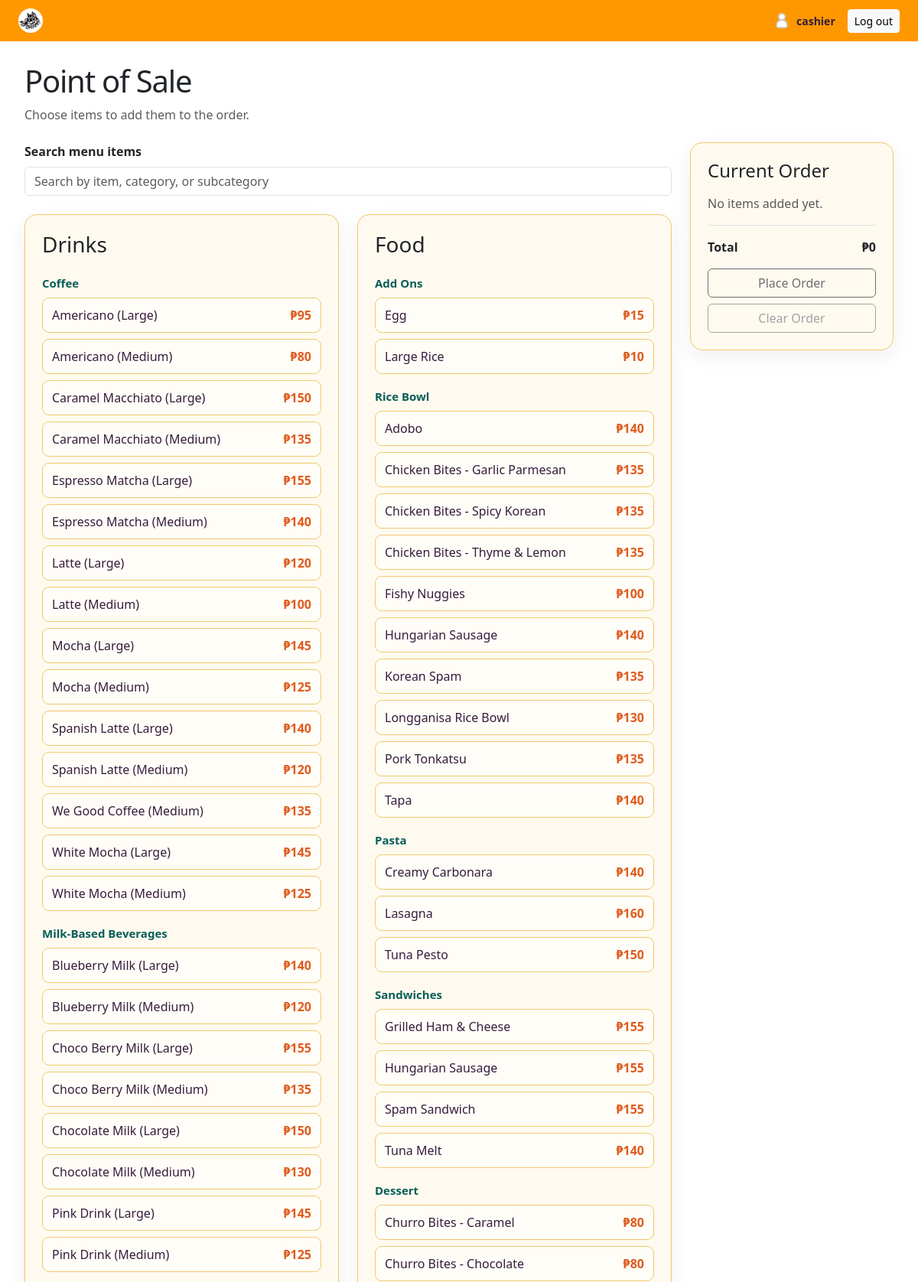
The page /pos/index.php (signed in, upper part) on the database its author committed.
### tables this page shows
CREATE TABLE `menu_items` (
  `id` int(11) NOT NULL,
  `name` varchar(100) NOT NULL,
  `price` int(11) NOT NULL,
  `category` enum('Drinks','Food') NOT NULL,
  `sub_category` enum('Coffee','Milk-Based Beverages','Matcha Series','Ice-Blended / Frappe','Hot Drinks','Fruit Sodas','Refreshers','Add Ons','Rice Bowl','Pasta','Sandwiches','Dessert','Snacks') NOT NULL
);

### pos/menu.php (the view, shortened to what this page needs)
<?php
function pos_load_menu(mysqli $conn): array
{
    $categories = ['Drinks' => [], 'Food' => []];
    $error = '';
    try {
        $result = $conn->query('SELECT id, name, price, category, sub_category FROM menu_items ORDER BY category, sub_category, name, id');
        while ($item = $result->fetch_assoc()) {
            if (isset($categories[$item['category']])) {
                $categories[$item['category']][$item['sub_category']][] = $item;
            }
        }
    } catch (mysqli_sql_exception $exception) {
        error_log($exception->getMessage());
        $error = 'Unable to load the menu. Please try again.';
    }
    return ['categories' => $categories, 'error' => $error];
}
function pos_render_menu(array $categories): void
{
?>
<div class="col-12 col-xl-9">
    <div class="mb-4">
        <label class="form-label fw-semibold" for="menuSearch">Search menu items</label>
        <input
            class="form-control"
            type="search"
            id="menuSearch"
            placeholder="Search by item, category, or subcategory"
            autocomplete="off"
        >
    </div>
    <div class="row g-4">
        <?php foreach (['Drinks', 'Food'] as $category): ?>
            <div class="col-12 col-md-6 pos-category-column">
                <section class="pos-panel pos-category" aria-labelledby="<?= strtolower($category) ?>Heading">
                    <h2 class="h3 mb-4" id="<?= strtolower($category) ?>Heading"><?= htmlspecialchars($category, ENT_QUOTES, 'UTF-8') ?></h2>
                    <?php if ($categories[$category] === []): ?>
                        <p class="text-muted mb-0">No <?= htmlspecialchars(strtolower($category), ENT_QUOTES, 'UTF-8') ?> available.</p>
                    <?php else: ?>
                        <?php foreach ($categories[$category] as $subCategory => $items): ?>
                            <section class="pos-subcategory" aria-label="<?= htmlspecialchars($subCategory, ENT_QUOTES, 'UTF-8') ?>">
                                <h3 class="pos-subcategory-title"><?= htmlspecialchars($subCategory, ENT_QUOTES, 'UTF-8') ?></h3>
                                <?php foreach ($items as $item): ?>
                                    <button
                                        class="pos-item"
                                        type="button"
                                        data-item-id="<?= (int) $item['id'] ?>"
                                        data-item-name="<?= htmlspecialchars($item['name'], ENT_QUOTES, 'UTF-8') ?>"
                                        data-item-price="<?= (int) $item['price'] ?>"
                                        data-search-text="<?= htmlspecialchars($category . ' ' . $subCategory . ' ' . $item['name'], ENT_QUOTES, 'UTF-8') ?>"
                                    >
                                        <span><?= htmlspecialchars($item['name'], ENT_QUOTES, 'UTF-8') ?></span>
                                        <span class="pos-item-price">₱<?= number_format((int) $item['price']) ?></span>
                                    </button>
                                <?php endforeach; ?>
                            </section>
                        <?php endforeach; ?>
                    <?php endif; ?>
                </section>
            </div>
        <?php endforeach; ?>
    </div>
</div>
<?php
}
?>

### styles.css (style rules this page uses)
:root { color-scheme: light; --color-ink: #351d3d; --color-muted: #795a6f; --color-page: #fff1cc; --color-surface: #fffaf0; --color-surface-alt: #fff0c1; --color-line: #efc96d; --color-orange: #ff9800; --color-orange-deep: #df5c1f; --color-yellow: #ffe136; --color-teal: #075e57; --color-pink: #ed7d9a; font-family: "Segoe UI", Arial, sans-serif; color: var(--color-ink); background: var(--color-page); font-synthesis: none; text-rendering: optimizeLegibility; -webkit-font-smoothing: antialiased; -moz-osx-font-smoothing: grayscale; }
* { box-sizing: border-box; }
body { min-width: 320px; min-height: 100vh; margin: 0; background: var(--color-page); }

### pos/index.php (style rules this page uses)
.pos-panel { min-width: 0; padding: 22px; border: 1px solid var(--color-line); border-radius: 16px; background: var(--color-surface); box-shadow: 0 8px 24px rgb(83 40 59 / 8%); }
.pos-category { height: 100%; }
.pos-subcategory + .pos-subcategory { margin-top: 20px; }
.pos-subcategory-title { margin-bottom: 10px; color: var(--color-teal); font-size: 15px; font-weight: 700; }
.pos-item { display: flex; width: 100%; align-items: center; justify-content: space-between; gap: 12px; margin-bottom: 8px; padding: 10px 12px; border: 1px solid var(--color-line); border-radius: 9px; background: #fffdf7; color: var(--color-ink); text-align: left; }
.pos-item-price { flex: 0 0 auto; color: var(--color-orange-deep); font-weight: 700; }

### rows shown on the page
menu_items: name "Americano (Large)", price "95"
menu_items: name "Americano (Medium)", price "80"
menu_items: name "Caramel Macchiato (Large)", price "150"
menu_items: name "Caramel Macchiato (Medium)", price "135"
menu_items: name "Espresso Matcha (Large)", price "155"
menu_items: name "Espresso Matcha (Medium)", price "140"
menu_items: name "Latte (Large)", price "120"
menu_items: name "Latte (Medium)", price "100"
menu_items: name "Mocha (Large)", price "145"
menu_items: name "Mocha (Medium)", price "125"
menu_items: name "Spanish Latte (Large)", price "140"
menu_items: name "Spanish Latte (Medium)", price "120"
menu_items: name "We Good Coffee (Medium)", price "135"
menu_items: name "White Mocha (Large)", price "145"
menu_items: name "White Mocha (Medium)", price "125"
menu_items: name "Blueberry Milk (Large)", price "140"
menu_items: name "Blueberry Milk (Medium)", price "120"
menu_items: name "Choco Berry Milk (Large)", price "155"
menu_items: name "Choco Berry Milk (Medium)", price "135"
menu_items: name "Chocolate Milk (Large)", price "150"
menu_items: name "Chocolate Milk (Medium)", price "130"
menu_items: name "Pink Drink (Large)", price "145"
menu_items: name "Pink Drink (Medium)", price "125"
menu_items: name "Egg", price "15"
menu_items: name "Large Rice", price "10"
menu_items: name "Adobo", price "140"
menu_items: name "Chicken Bites - Garlic Parmesan", price "135"
menu_items: name "Chicken Bites - Spicy Korean", price "135"
menu_items: name "Chicken Bites - Thyme & Lemon", price "135"
menu_items: name "Fishy Nuggies", price "100"
menu_items: name "Hungarian Sausage", price "140"
menu_items: name "Korean Spam", price "135"
menu_items: name "Longganisa Rice Bowl", price "130"
menu_items: name "Pork Tonkatsu", price "135"
menu_items: name "Tapa", price "140"
menu_items: name "Creamy Carbonara", price "140"
menu_items: name "Lasagna", price "160"
menu_items: name "Tuna Pesto", price "150"
menu_items: name "Grilled Ham & Cheese", price "155"
menu_items: name "Hungarian Sausage", price "155"
menu_items: name "Spam Sandwich", price "155"
menu_items: name "Tuna Melt", price "140"
menu_items: name "Churro Bites - Caramel", price "80"
menu_items: name "Churro Bites - Chocolate", price "80"

### other values the page prints
$username "cashier"
$category "Drinks"
$subCategory "Coffee"
$subCategory "Milk-Based Beverages"
$category "Food"
$subCategory "Add Ons"
$subCategory "Rice Bowl"
$subCategory "Pasta"
$subCategory "Sandwiches"
$subCategory "Dessert"
